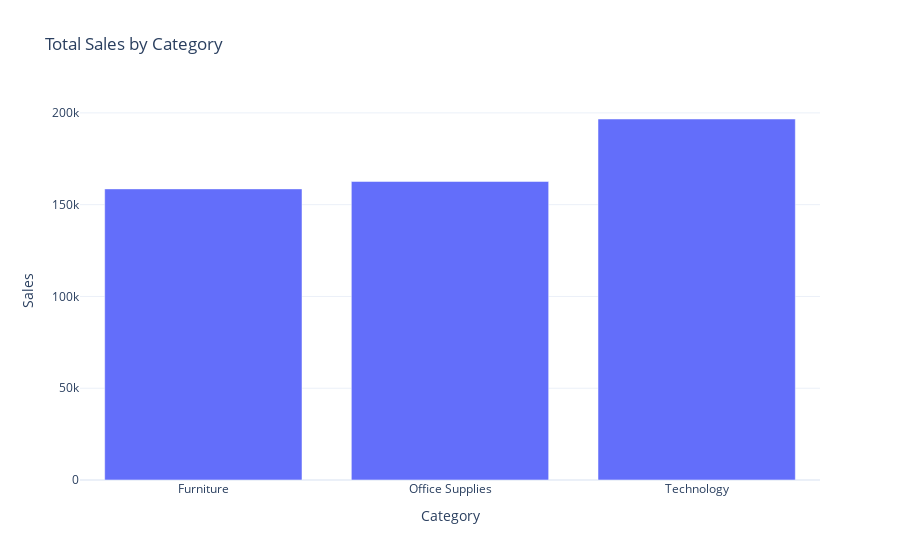

The code cell stored with this chart in its notebook:
### Code cell
# 📘 Bar Plot – Sales by Category

bar_df = df.groupby("Category")["Sales"].sum().reset_index()
fig1 = bar_plot(bar_df, x="Category", y="Sales", title="Total Sales by Category")
fig1.show()

### Figure 1 — Plotly figure (JSON) as saved in the notebook; plotly's stock layout.template omitted (floating-point values rounded to 4 significant figures)
{"data": [{"alignmentgroup": "True", "hovertemplate": "Category=%{x}<br>Sales=%{y}<extra></extra>", "legendgroup": "", "marker": {"color": "#636efa", "pattern": {"shape": ""}}, "name": "", "offsetgroup": "", "orientation": "v", "showlegend": false, "textposition": "auto", "type": "bar", "x": ["Furniture", "Office Supplies", "Technology"], "xaxis": "x", "y": [158600.0, 162700.0, 196700.0], "yaxis": "y"}], "layout": {"barmode": "group", "legend": {"tracegroupgap": 0}, "title": {"text": "Total Sales by Category"}, "xaxis": {"anchor": "y", "domain": [0, 1], "title": {"text": "Category"}}, "yaxis": {"anchor": "x", "domain": [0, 1], "title": {"text": "Sales"}}}}
